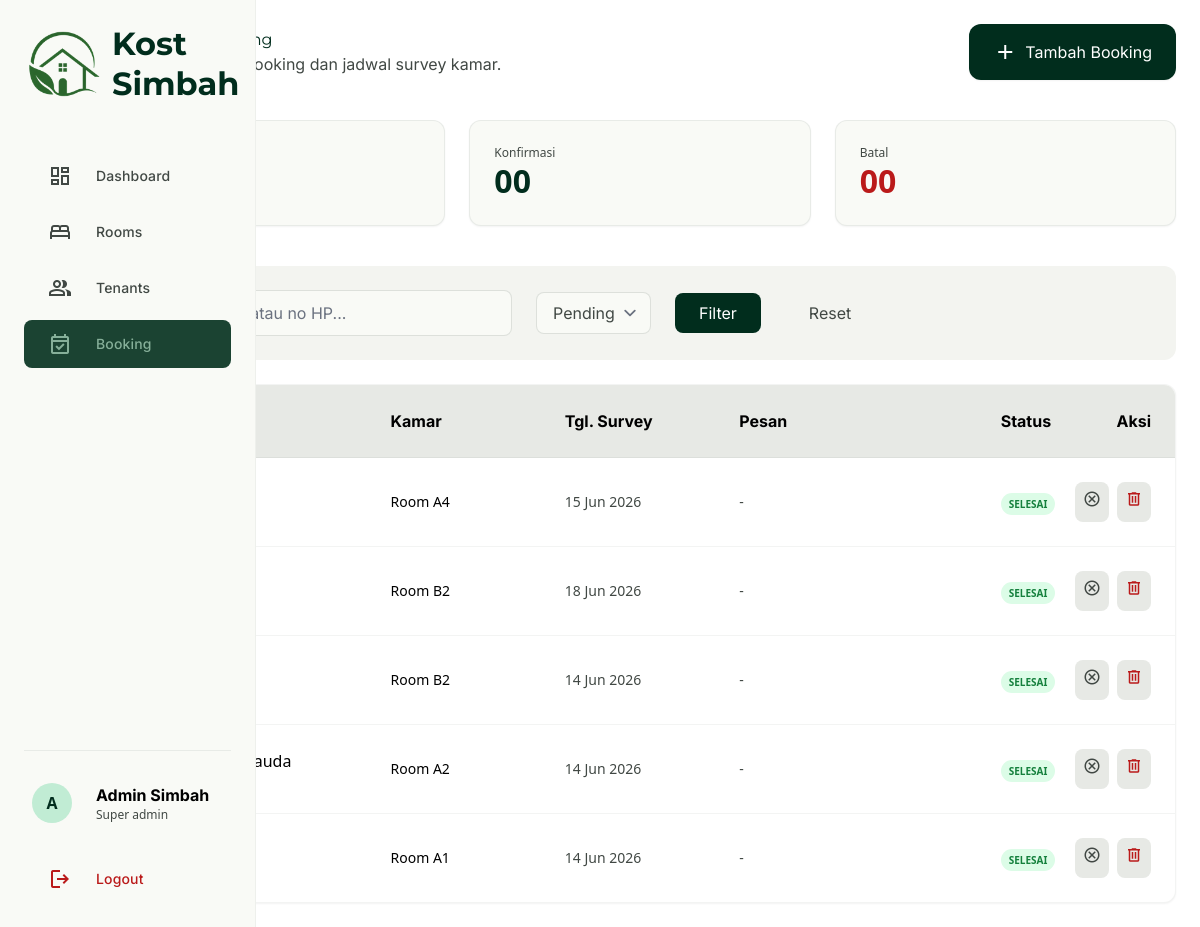
The page /admin/booking.php (signed in) on the database its author committed.
### tables this page shows
CREATE TABLE `booking` (
  `id` int NOT NULL,
  `nama` varchar(100) NOT NULL,
  `no_hp` varchar(20) NOT NULL,
  `email` varchar(100) DEFAULT NULL,
  `kamar_id` int DEFAULT NULL,
  `tanggal_tour` date DEFAULT NULL,
  `pesan` text,
  `status` enum('Pending','Konfirmasi','Batal','Selesai') DEFAULT 'Pending',
  `created_at` timestamp NOT NULL DEFAULT CURRENT_TIMESTAMP
);

CREATE TABLE `kamar` (
  `id` int NOT NULL,
  `nomor_kamar` varchar(20) NOT NULL,
  `nama` varchar(100) NOT NULL,
  `tipe` enum('Standard','Deluxe','Executive','Suite') NOT NULL,
  `lantai` int NOT NULL DEFAULT '1',
  `luas` int DEFAULT NULL COMMENT 'dalam m2',
  `harga` decimal(12,2) NOT NULL,
  `status` enum('Tersedia','Terisi','Maintenance') DEFAULT 'Tersedia',
  `deskripsi` text,
  `fasilitas` text COMMENT 'JSON array fasilitas',
  `foto` varchar(255) DEFAULT NULL,
  `created_at` timestamp NOT NULL DEFAULT CURRENT_TIMESTAMP,
  `updated_at` timestamp NOT NULL DEFAULT CURRENT_TIMESTAMP ON UPDATE CURRENT_TIMESTAMP
);

### admin/booking.php (the view, shortened to what this page needs)
<?php
require_once '../config/db.php';
$search        = $conn->real_escape_string(trim($_GET['q'] ?? ''));
$filter_status = $conn->real_escape_string($_GET['status'] ?? '');
$where = "1=1";
$page        = max(1, (int)($_GET['page'] ?? 1));
$per_page    = 10;
$offset      = ($page - 1) * $per_page;
$list = $conn->query("
    SELECT b.*, k.nomor_kamar, k.nama as nama_kamar
    FROM booking b
    LEFT JOIN kamar k ON b.kamar_id = k.id
    WHERE $where
    ORDER BY b.created_at DESC
    LIMIT $per_page OFFSET $offset
")->fetch_all(MYSQLI_ASSOC);
$stats = $conn->query("SELECT status, COUNT(*) as c FROM booking GROUP BY status")->fetch_all(MYSQLI_ASSOC);
$stat_map = array_column($stats, 'c', 'status');
include '../config/head.php';
?>
<?php include 'sidebar.php'; ?>
<main class="pt-20 lg:pt-6 lg:ml-20 xl:ml-64 p-6">
  <section class="mb-lg flex flex-col md:flex-row md:items-center justify-between gap-md">
    <div>
      <h2 class="font-headline-lg text-primary">Manajemen Booking</h2>
      <p class="text-on-surface-variant font-body-md">Kelola permintaan booking dan jadwal survey kamar.</p>
    </div>
    <button onclick="document.getElementById('modal-add').classList.remove('hidden')"
      class="flex items-center justify-center gap-xs px-md py-sm bg-primary text-on-primary rounded-xl font-label-md hover:opacity-90 transition-all shadow-sm">
      <span class="material-symbols-outlined">add</span> Tambah Booking
    </button>
  </section>
  <section class="grid grid-cols-3 gap-md mb-lg">
    <div class="p-md rounded-xl bg-surface border border-outline-variant/30 shadow-sm">
      <p class="text-xs text-on-surface-variant">Pending</p>
      <p class="text-headline-lg text-tertiary font-bold"><?= str_pad($stat_map['Pending'] ?? 0, 2, '0', STR_PAD_LEFT) ?></p>
    </div>
    <div class="p-md rounded-xl bg-surface border border-outline-variant/30 shadow-sm">
      <p class="text-xs text-on-surface-variant">Konfirmasi</p>
      <p class="text-headline-lg text-primary font-bold"><?= str_pad($stat_map['Konfirmasi'] ?? 0, 2, '0', STR_PAD_LEFT) ?></p>
    </div>
    <div class="p-md rounded-xl bg-surface border border-outline-variant/30 shadow-sm">
      <p class="text-xs text-on-surface-variant">Batal</p>
      <p class="text-headline-lg text-error font-bold"><?= str_pad($stat_map['Batal'] ?? 0, 2, '0', STR_PAD_LEFT) ?></p>
    </div>
  </section>
  <section class="mb-md p-sm md:p-md bg-surface-container-low rounded-xl">
    <form method="GET" class="flex flex-col md:flex-row gap-md items-center">
      <div class="relative w-full md:w-96">
        <input name="q" type="text" value="<?= htmlspecialchars($search) ?>"
          class="w-full pl-10 pr-4 py-2.5 bg-surface border border-outline-variant/50 rounded-lg outline-none font-body-md"
          placeholder="Cari nama atau no HP..."/>
      </div>
      <select name="status" class="bg-surface border border-outline-variant/50 rounded-lg px-4 py-2 font-label-md text-on-surface-variant outline-none">
      <option value="Pending" <?= $filter_status === 'Pending' ? 'selected' : '' ?>>
          Pending</option>
      </select>
      <button type="submit" class="px-md py-2 bg-primary text-on-primary rounded-lg font-label-md hover:opacity-90">Filter</button>
      <a href="/kost_simbah/admin/booking.php" class="px-md py-2 text-on-surface-variant hover:text-primary font-label-md">Reset</a>
    </form>
  </section>
  <div class="bg-surface-container-lowest rounded-xl overflow-hidden shadow-sm border border-outline-variant/20">
    <div class="hidden md:grid grid-cols-12 gap-md p-md bg-surface-container-high border-b border-outline-variant/30 font-bold font-label-md">
      <div class="col-span-3">Nama & Kontak</div>
      <div class="col-span-2">Kamar</div>
      <div class="col-span-2">Tgl. Survey</div>
      <div class="col-span-3">Pesan</div>
      <div class="col-span-1">Status</div>
      <div class="col-span-1 text-right">Aksi</div>
    </div>
    <div class="divide-y divide-outline-variant/20">
      <?php if (empty($list)): ?>
      <div class="p-xl text-center text-on-surface-variant">
        <span class="material-symbols-outlined text-5xl mb-md block">event_busy</span>
        <p>Tidak ada booking ditemukan.</p>
      </div>
      <?php else: ?>
      <?php
      $status_badge = [
          'Pending'    => 'bg-tertiary-fixed text-tertiary',
          'Konfirmasi' => 'bg-primary-fixed text-on-primary-fixed-variant',
          'Selesai'    => 'bg-green-100 text-green-700',
          'Batal'      => 'bg-error-container text-on-error-container',
      ];
      $status_next = [
          'Pending'    => 'Konfirmasi',
          'Konfirmasi' => 'Selesai',
          'Selesai'    => 'Batal',
          'Batal'      => 'Pending'
      ];
      $status_icon = [
          'Pending'    => 'check_circle',
          'Konfirmasi' => 'task_alt',
          'Selesai'    => 'cancel',
          'Batal'      => 'replay'
      ];
      foreach ($list as $b):
      $badge = $status_badge[$b['status']] ?? 'bg-gray-100 text-gray-700';
      $next  = $status_next[$b['status']] ?? 'Pending';
      $icon  = $status_icon[$b['status']] ?? 'help';
      ?>
      <div class="grid grid-cols-1 md:grid-cols-12 gap-md p-md hover:bg-surface-container-low transition-colors items-center">
        <div class="col-span-3">
          <p class="font-medium"><?= htmlspecialchars($b['nama']) ?></p>
          <p class="text-xs text-on-surface-variant"><?= htmlspecialchars($b['no_hp']) ?></p>
        </div>
        <div class="col-span-2 text-sm">
          <?= $b['nomor_kamar'] ? 'Room '.$b['nomor_kamar'] : '<span class="text-on-surface-variant">-</span>' ?>
        </div>
        <div class="col-span-2 text-sm text-on-surface-variant">
          <?= $b['tanggal_tour'] ? date('d M Y', strtotime($b['tanggal_tour'])) : '-' ?>
        </div>
        <div class="col-span-3 text-sm text-on-surface-variant truncate">
          <?= htmlspecialchars($b['pesan'] ?: '-') ?>
        </div>
        <div class="col-span-1">
          <span class="px-2 py-1 rounded-full <?= $badge ?> text-[10px] font-bold uppercase whitespace-nowrap"><?= $b['status'] ?></span>
        </div>
        <div class="col-span-1 flex justify-end gap-xs">
          <form method="POST" class="inline">
            <button type="submit" title="Ubah ke <?= $next ?>"
              class="p-2 rounded-lg bg-surface-container-high text-on-surface-variant hover:bg-primary-container hover:text-on-primary-container transition-all">
              <span class="material-symbols-outlined text-[18px]"><?= $icon ?></span>
            </button>
          </form>
          <form method="POST" onsubmit="return confirm('Hapus booking ini?')" class="inline">
            <button type="submit" class="p-2 rounded-lg bg-surface-container-high text-error hover:bg-error-container transition-all" title="Hapus">
              <span class="material-symbols-outlined text-[18px]">delete</span>
            </button>
          </form>
        </div>
      </div>
      <?php endforeach; ?>
      <?php endif; ?>
    </div>
  </div>
</main>
</body>
</html>

### config/head.php (style rules this page uses)
.material-symbols-outlined { font-variation-settings:'FILL' 0,'wght' 400,'GRAD' 0,'opsz' 24 }
html { scroll-behavior:smooth }

### rows shown on the page
booking: kamar.nomor_kamar "A4", tanggal_tour "15 Jun 2026", pesan "-", status "SELESAI"
booking: kamar.nomor_kamar "B2", tanggal_tour "18 Jun 2026", pesan "-", status "SELESAI"
booking: kamar.nomor_kamar "B2", tanggal_tour "14 Jun 2026", pesan "-", status "SELESAI"
booking: kamar.nomor_kamar "A2", tanggal_tour "14 Jun 2026", pesan "-", status "SELESAI"
booking: kamar.nomor_kamar "A1", tanggal_tour "14 Jun 2026", pesan "-", status "SELESAI"

### other values the page prints
$item['label'] "Dashboard"
$item['label'] "Rooms"
$item['label'] "Tenants"
$item['label'] "Booking"
substr($_SESSION['admin_nama'] ?? 'A', 0, 1) "A"
$_SESSION['admin_nama'] "Admin Simbah"
str_replace('_',' ',$_SESSION['admin_role'] ?? 'admin') "Super admin"
str_pad($stat_map['Konfirmasi'] ?? 0, 2, '0', STR_PAD_LEFT) "00"
str_pad($stat_map['Batal'] ?? 0, 2, '0', STR_PAD_LEFT) "00"
